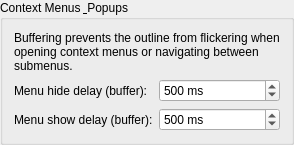
        <widget class="QGroupBox" name="groupMenuDelays">
         <property name="title">
          <string>Context Menus &amp; Popups</string>
         </property>
         <layout class="QFormLayout" name="formLayoutMenuDelays">
          <item row="0" column="0" colspan="2">
           <widget class="QLabel" name="label_menuDescription">
            <property name="text">
             <string>Buffering prevents the outline from flickering when opening context menus or navigating between submenus.</string>
            </property>
            <property name="wordWrap">
             <bool>true</bool>
            </property>
           </widget>
          </item>
          <item row="1" column="0">
           <widget class="QLabel" name="label_menuHideDelay">
            <property name="text">
             <string>Menu hide delay (buffer):</string>
            </property>
           </widget>
          </item>
          <item row="1" column="1">
           <widget class="QSpinBox" name="kcfg_MenuHideDelay">
            <property name="minimum">
             <number>0</number>
            </property>
            <property name="maximum">
             <number>2000</number>
            </property>
            <property name="singleStep">
             <number>50</number>
            </property>
            <property name="value">
             <number>500</number>
            </property>
            <property name="suffix">
             <string> ms</string>
            </property>
            <property name="specialValueText">
             <string>Instant (0 ms)</string>
            </property>
           </widget>
          </item>
          <item row="2" column="0">
           <widget class="QLabel" name="label_menuShowDelay">
            <property name="text">
             <string>Menu show delay (buffer):</string>
            </property>
           </widget>
          </item>
          <item row="2" column="1">
           <widget class="QSpinBox" name="kcfg_MenuShowDelay">
            <property name="minimum">
             <number>0</number>
            </property>
            <property name="maximum">
             <number>2000</number>
            </property>
            <property name="singleStep">
             <number>50</number>
            </property>
            <property name="value">
             <number>500</number>
            </property>
            <property name="suffix">
             <string> ms</string>
            </property>
            <property name="specialValueText">
             <string>Instant (0 ms)</string>
            </property>
           </widget>
          </item>
         </layout>
        </widget>
